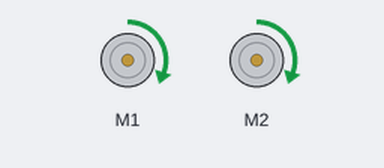
This sketch was run on a simulated Arduino Leonardo, built with avr-gcc and run on an emulated ATmega32U4. On the bench: 2 × DC motor (green arrow = forward, orange = backward, longer = faster).

Above: at 6.4 s.
At 13.1 s:
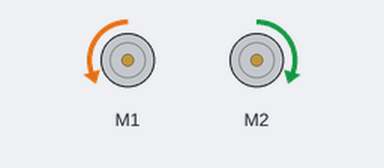
Timing chart, 0 to 15.5 s (numbered marks = the images above):
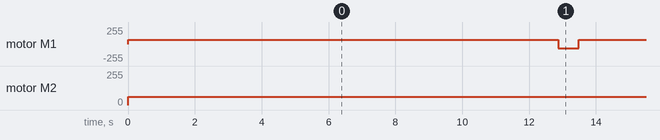

Measured:
- by itself, motor M1: alternates forward 63/255 for 12.9 s and backward 63/255 for 0.60 s
- by itself, motor M2: stopped → forward 63/255 at 0.00 s

The sketch:

zumo-line.ino
```cpp
#include <Zumo32U4.h>

Zumo32U4Motors motors;
Zumo32U4LineSensors lineSensors;

int blackThreshhold =700;

int count = 0;
int forwardCount = 0;

unsigned int lineSensorValues[5];
#define leftSensor lineSensorValues[0]
#define middleSensor lineSensorValues[2]
#define rightSensor lineSensorValues[4]

#define delayXLargeTurn 1000
#define delayLargeTurn 600
#define delaySmallTurn 300

void setup()
{
    Serial.begin(9600);
    lineSensors.initFiveSensors();
}

void loop()
{
    count++;
    lineSensors.read(lineSensorValues);
    followLines();

    // Serial.print("Left: ");
    // Serial.println(leftSensor);
    // Serial.print("Middle: ");
    // Serial.println(middleSensor);
    // Serial.print("Right: ");
    // Serial.println(rightSensor);
    // Serial.println("======================");
}
void ReverseAndTurnLeft(int reverseAmount, int turnAmount, int speed = 100)
{
    motors.setSpeeds(-speed,-speed);
    delay(reverseAmount);
    motors.setSpeeds(-speed,speed);
    delay(turnAmount);
}

void ReverseAndTurnRight(int reverseAmount, int turnAmount, int speed = 100)
{
    motors.setSpeeds(-speed,-speed);
    delay(reverseAmount);
    motors.setSpeeds(speed,-speed);
    delay(turnAmount);
}

void followLines()
{
    // If black line is in front stop
    if (leftSensor > blackThreshhold && leftSensor > (blackThreshhold - 100) && rightSensor > blackThreshhold)
    {
        ReverseAndTurnRight(100, delayXLargeTurn);
    }
    // If robot is in a corner turn clockwise
    if (leftSensor > blackThreshhold && leftSensor < blackThreshhold && rightSensor > blackThreshhold)
    {
        ReverseAndTurnRight(50, delayXLargeTurn);
    }
    // Goes forward if no black lines are detected on either side
    if (leftSensor < blackThreshhold && rightSensor < blackThreshhold)
    {
        motors.setSpeeds(100, 100);
        forwardCount++;
        if(forwardCount > 4000)
        {
            ReverseAndTurnLeft(0, delayLargeTurn);
            forwardCount = 0;
        }
    }
    // If left black line is no longer there and the right black line is, turn left
    if (leftSensor < blackThreshhold && rightSensor > blackThreshhold)
    {
        ReverseAndTurnLeft(50, delaySmallTurn);
    }
    // if right black line is no longer there but left is, turn right
    if (leftSensor > blackThreshhold && rightSensor < blackThreshhold)
    {
        ReverseAndTurnRight(50, delaySmallTurn);
    }
}
```
